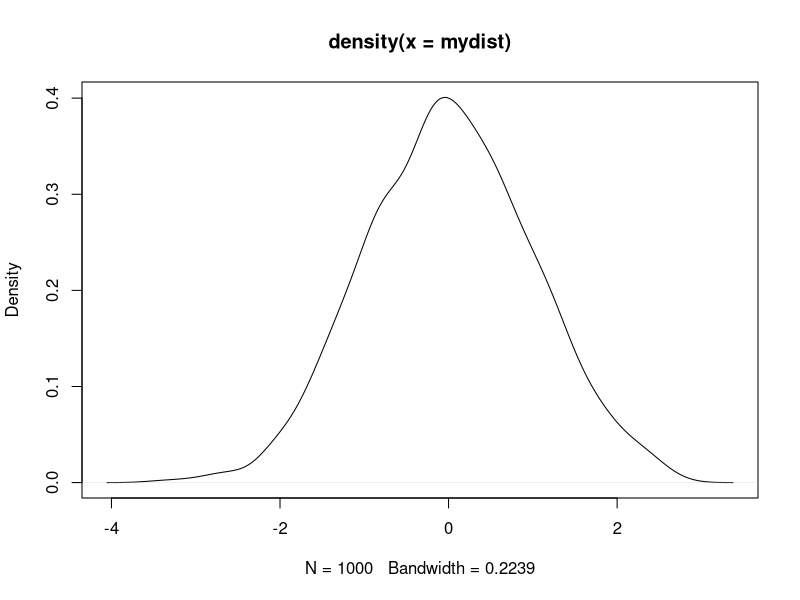
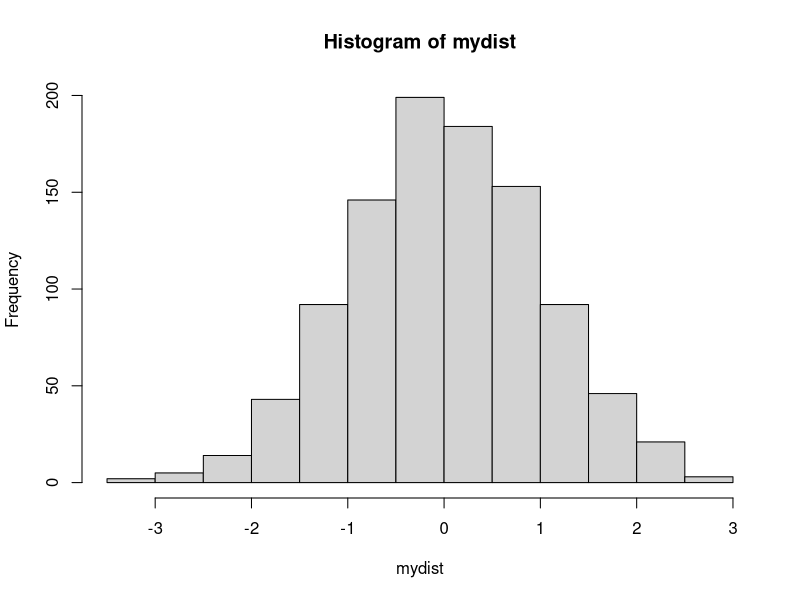

Recreate these plots in R, in order.
?binomial

dbinom(20,40,0.5)
pbinom(20,30,0.5)


#Zad 1  Jakie jest prawdopodobieństwo wyrzucenia 1 orła w 3 próbach

dbinom(1,3,0.5)

#Zad 2  Niech zmienna X oznacza prawdopodobieństwo wyciągnięcia
#dwóch króli w dziewięciu losowaniach z talii kart bez zwracania. Czy
#X jest zmienną o rozkładzie dwumianowym? Uzasadnij.

#jak wyciągniemy jedną kartę , to już każda próba będzie inna, bo już zbiór będzie naruszony


#Drużyna piłkarska strzela rzuty karne ze skutecznością 70 procent.
#Jakie jest prawdopodobieństwo, że w serii 5 rzutów karnych
#drużyna trafi:
#  a. dokładnie 2 razy
dbinom(2,5,0.7)

#b. nie więcej niż 2 razy 
pbinom(2,5,0.7)

dbinom(0,5,0.7)+dbinom(1,5,0.7)+dbinom(2,5,0.7)


pnorm(-3)
1-pnorm(-3)
1-2*pnorm(-3)

dnorm(0)

pnorm(1.52)
pnorm(-1.44)
pnorm(32,57.24,17.42)

rnorm(10)
rnorm(10)
mydist = rnorm(1000)
plot(density(mydist))
hist(mydist)

ecdf(mydist)(2)
pnorm(2)
